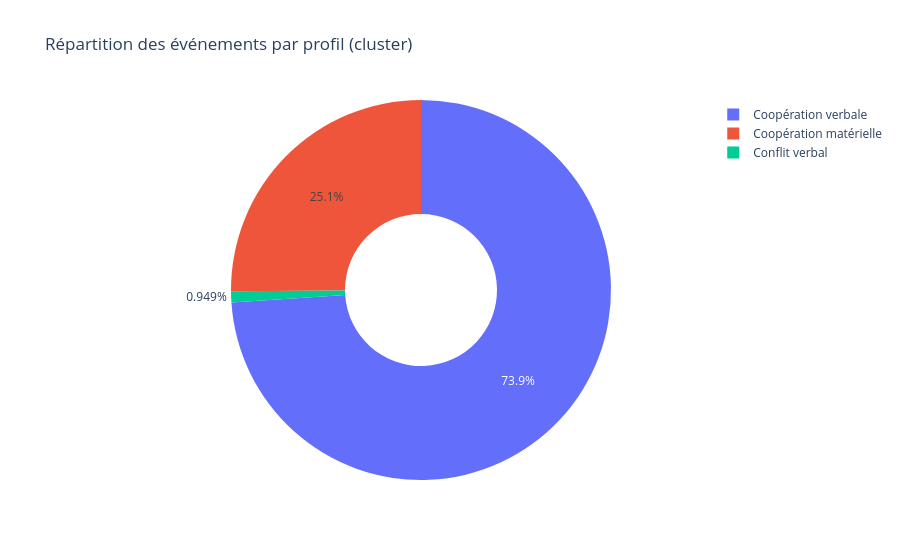

The notebook cell this image was saved under:
### Code cell
# !! ADAPTE CES NOMS SELON TES OBSERVATIONS !!
# Les 4 noms ci-dessous sont des suggestions — modifie selon les profils réels.
# Si K_FINAL != 4, ajoute ou supprime des lignes en conséquence.
CLUSTER_NAMES = {
    0: 'Coopération verbale',
    1: 'Coopération matérielle',
    2: 'Conflit verbal',
    3: 'Conflit matériel',
    # ajoute autant de lignes que de clusters
}

# Fallback automatique pour les clusters sans nom dans le dict
all_clusters = sorted(df_ml['cluster'].unique())
for k in all_clusters:
    if k not in CLUSTER_NAMES:
        CLUSTER_NAMES[k] = f'Cluster {k}'

df_ml['cluster_name'] = df_ml['cluster'].map(CLUSTER_NAMES)

print('Répartition par cluster :')
print(df_ml['cluster_name'].value_counts())

# Camembert des clusters
fig = px.pie(
    df_ml['cluster_name'].value_counts().reset_index(),
    names='cluster_name', values='count',
    title='Répartition des événements par profil (cluster)',
    hole=0.4
)
fig.show()

### Figure 1 — Plotly figure (JSON) as saved in the notebook; plotly's stock layout.template omitted (floating-point values rounded to 4 significant figures)
{"data": [{"domain": {"x": [0, 1], "y": [0, 1]}, "hole": 0.4, "hovertemplate": "cluster_name=%{label}<br>count=%{value}<extra></extra>", "labels": ["Coopération verbale", "Coopération matérielle", "Conflit verbal"], "legendgroup": "", "name": "", "showlegend": true, "type": "pie", "values": [23295, 7910, 299]}], "layout": {"legend": {"tracegroupgap": 0}, "title": {"text": "Répartition des événements par profil (cluster)"}}}
